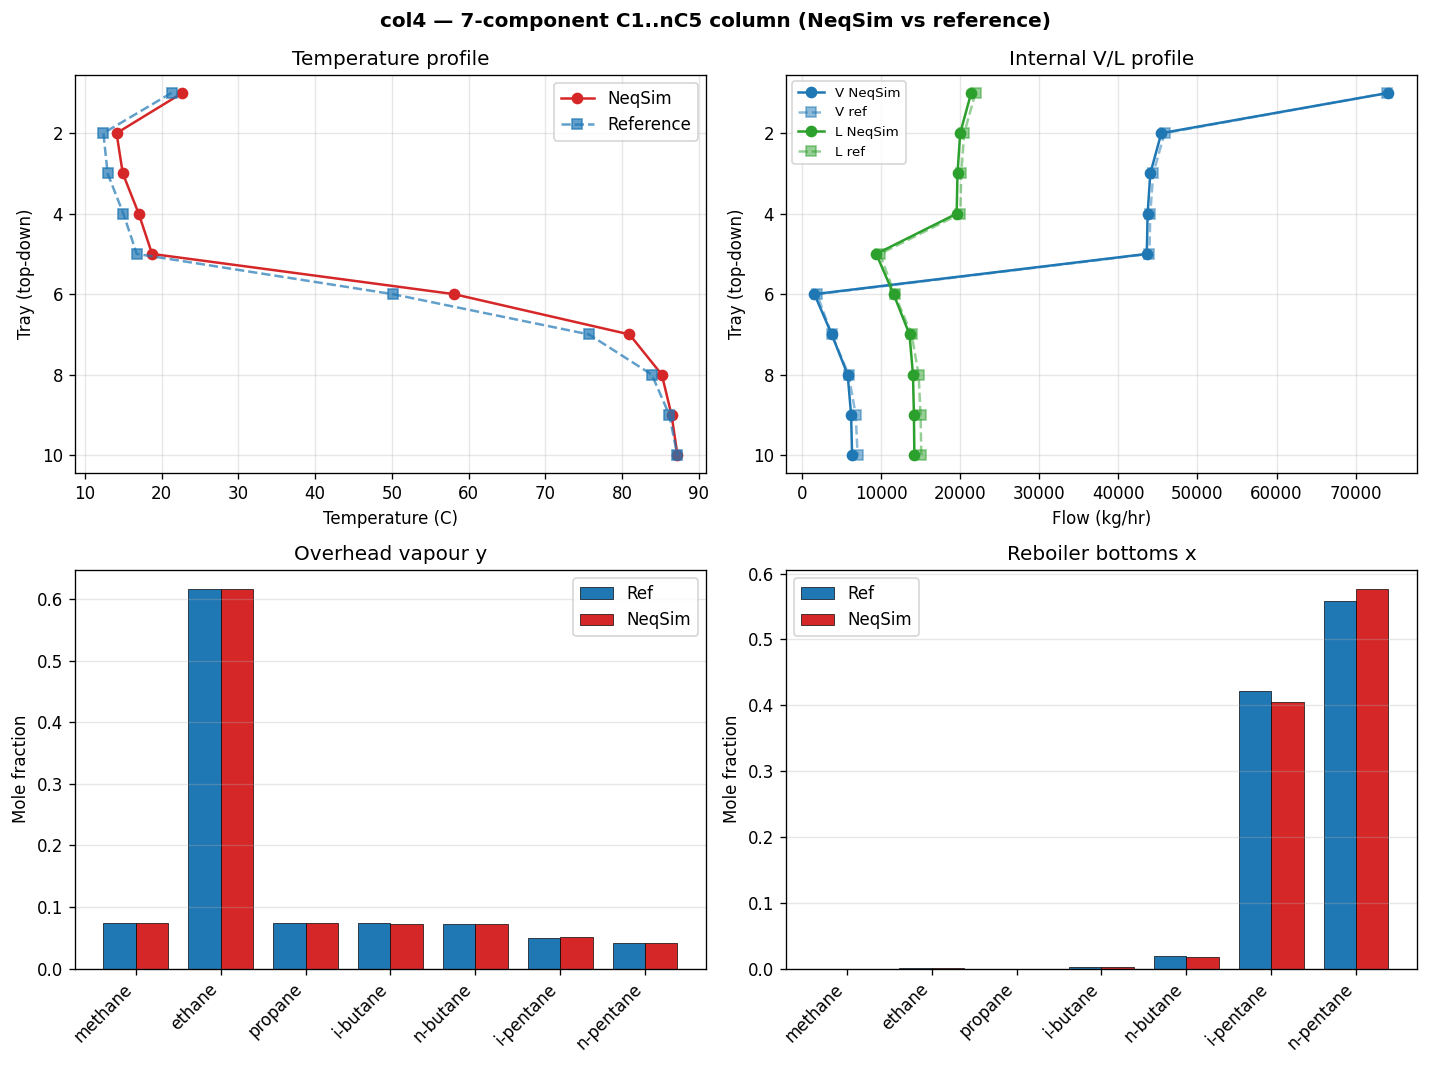

Write the Python code that produced this figure.
"""column4.py — 7-component multicomponent column test.

Same column geometry / pressure profile as column2.py, but the top feed is
now a 7-component equimolar mix (methane .. n-pentane, 1/7 each) instead of
pure n-pentane. Main feed is still pure ethane. Reboiler T = 88.05 C.

All pressures in the COLUMN / FEED dictionaries are stored in barG and are
converted to barA internally with +1.01325 before being passed to NeqSim.

Run:
    python examples/notebooks/column4.py
    python examples/notebooks/column4.py --no-show
"""

from __future__ import annotations

import argparse
import os
import sys
from pathlib import Path

import matplotlib.pyplot as plt
import numpy as np


# ---------------------------------------------------------------------------
# Repo bootstrap
# ---------------------------------------------------------------------------
def find_repo_root() -> Path:
    env = os.environ.get("NEQSIM_PROJECT_ROOT")
    if env and (Path(env) / "pom.xml").exists():
        return Path(env)
    here = Path(__file__).resolve()
    for candidate in [here.parent] + list(here.parents):
        if (candidate / "pom.xml").exists() and (candidate / "devtools" / "neqsim_dev_setup.py").exists():
            return candidate
    for guess in [Path("/workspaces/neqsim")]:
        if (guess / "pom.xml").exists():
            return guess
    raise FileNotFoundError(
        "Could not locate NeqSim repo root; set NEQSIM_PROJECT_ROOT.")


REPO_ROOT = find_repo_root()
sys.path.insert(0, str(REPO_ROOT / "devtools"))

from neqsim_dev_setup import neqsim_init, neqsim_classes  # noqa: E402
import jpype  # noqa: E402

ns = neqsim_init(project_root=REPO_ROOT)
ns = neqsim_classes(ns)

SystemSrkEos = ns.SystemSrkEos
SystemPrEos = jpype.JClass("neqsim.thermo.system.SystemPrEos")
SystemPrEos1978 = jpype.JClass("neqsim.thermo.system.SystemPrEos1978")
SystemSrkEosvolcor = jpype.JClass("neqsim.thermo.system.SystemSrkEosvolcor")
SystemPrEosvolcor = jpype.JClass("neqsim.thermo.system.SystemPrEosvolcor")
Stream = ns.Stream
DistillationColumn = ns.DistillationColumn
SolverType = jpype.JClass(
    "neqsim.process.equipment.distillation.DistillationColumn$SolverType")

EOS_CLASSES = {
    "srk":            SystemSrkEos,
    "srk-volcor":     SystemSrkEosvolcor,
    "srk-peneloux":   jpype.JClass("neqsim.thermo.system.SystemSrkPenelouxEos"),
    "srk-twu":        jpype.JClass("neqsim.thermo.system.SystemSrkTwuCoonEos"),
    "srk-twu-stat":   jpype.JClass("neqsim.thermo.system.SystemSrkTwuCoonStatoilEos"),
    "srk-schwartz":   jpype.JClass("neqsim.thermo.system.SystemSrkSchwartzentruberEos"),
    "pr":             SystemPrEos,
    "pr-volcor":      SystemPrEosvolcor,
    "pr78":           SystemPrEos1978,
}

EOS_NAME = "srk"
USE_VOL_CORR = True
USE_MULTIPHASE = True
MIXING_RULE = "classic"


# ---------------------------------------------------------------------------
# Inputs
# ---------------------------------------------------------------------------
COMPS = ["methane", "ethane", "propane", "i-butane", "n-butane",
         "i-pentane", "n-pentane"]

SOLVER_NAME = "NAPHTALI_SANDHOLM"
WARM_START_T = False  # pin every tray T to REF['T_C'] (overridden by --warm-start)

MAIN_FEED = {
    "name": "main feed (ethane)",
    "z": {"ethane": 1.0},
    "flow_kmol_hr": 1059.40430981003,
    "temperature_C": 77.0000001251743,
    "pressure_barg": 4.2,
}

TOP_FEED = {
    "name": "top feed (equimolar C1..nC5)",
    "z": {c: 1.0 / 7.0 for c in COMPS},
    "flow_kmol_hr": 1000.0,
    "temperature_C": 32.14,
    "pressure_barg": 3.7,
}

COLUMN = {
    "n_trays": 10,
    "main_feed_tray_topdown": 5,
    "top_feed_tray_topdown": 1,
    "top_pressure_barg": 4.00,
    "bottom_pressure_barg": 4.05,
    "reboiler_temperature_C": 88.05,
    "tray_efficiency_default": 1.0,
    "reboiler_efficiency": 1.0,
    # Optional partial condenser (set has_condenser=True to enable).
    "has_condenser": False,
    "condenser_temperature_C": 21.27,
}

ATM = 1.01325  # barG -> barA conversion offset

# UniSim / reference (top-down trays 1..10)
REF = {
    # Pressures are in barG (column runs 4.00..4.05 barG -> 5.01..5.06 barA).
    "P_barg": [
        4.00000000000000, 4.00555555555556, 4.01111111111111,
        4.01666666666667, 4.02222222222222, 4.02777777777778,
        4.03333333333333, 4.03888888888889, 4.04444444444444,
        4.05000000000000,
    ],
    "T_C": [
        21.2749178331680, 12.3945907771609, 12.9425994011545,
        14.9947113151709, 16.7454538622382, 50.1335812771740,
        75.7025218492682, 83.9059142657383, 86.1753536599182,
        87.2214626696752,
    ],
    "V_kg_hr": [
        74008.5523624094, 45834.0219054384, 44404.2088989004,
        44033.4369036980, 43922.2964748318, 1898.60245896008,
        3752.85327417567, 5901.51410401078, 6787.45954466968,
        7032.51690566189,
    ],
    "L_kg_hr": [
        21934.0129390251, 20504.1999324871, 20133.4279372846,
        20022.2875084185, 9854.77569125498, 11709.0265064706,
        13857.6873363057, 14743.6327769646, 14988.6901379568,
        15082.5895378021,
    ],
    # Mole fractions in component order: C1..nC5
    "y_top": [
        0.073309694767772, 0.616960714136994, 7.33096220661988e-002,
        7.31827732063146e-002, 7.22445086719427e-002, 4.93741528530644e-002,
        4.16185342977135e-002,
    ],
    "x_bot": [
        1.08569588192724e-018, 2.15899905392992e-005, 1.27950427844865e-006,
        2.23374369740334e-003, 1.87466392691616e-002, 0.421251245903268,
        0.557745501635349,
    ],
}


# ---------------------------------------------------------------------------
# Helpers
# ---------------------------------------------------------------------------
def unisim_tray_to_ns_stage(k_topdown: int, n_trays: int) -> int:
    return n_trays + 1 - int(k_topdown)


def build_base_fluid():
    cls = EOS_CLASSES[EOS_NAME]
    fluid = cls(298.15, 1.0)
    for c in COMPS:
        fluid.addComponent(c, 1.0e-10)
    fluid.setMixingRule(MIXING_RULE)
    fluid.setMultiPhaseCheck(bool(USE_MULTIPHASE))
    fluid.useVolumeCorrection(bool(USE_VOL_CORR))
    fluid.init(0)
    return fluid


def make_stream(base, feed):
    P_bara = float(feed["pressure_barg"]) + ATM
    f = base.clone()
    f.setTemperature(feed["temperature_C"], "C")
    f.setPressure(P_bara, "bara")
    z = []
    for c in COMPS:
        z.append(max(float(feed["z"].get(c, 0.0)), 1e-30))
    s_sum = sum(z)
    z = [v / s_sum for v in z]
    f.setMolarComposition(z)
    f.init(0)
    s = Stream(feed["name"], f)
    s.setTemperature(feed["temperature_C"], "C")
    s.setPressure(P_bara, "bara")
    s.setFlowRate(float(feed["flow_kmol_hr"]), "kmole/hr")
    s.run()
    return s


def build_column(main_feed, top_feed):
    n_trays = int(COLUMN["n_trays"])
    has_cond = bool(COLUMN.get("has_condenser", False))
    col = DistillationColumn("col4", n_trays, True, has_cond)
    main_ns = unisim_tray_to_ns_stage(
        COLUMN["main_feed_tray_topdown"], n_trays)
    top_ns = unisim_tray_to_ns_stage(COLUMN["top_feed_tray_topdown"], n_trays)
    col.addFeedStream(main_feed, main_ns)
    col.addFeedStream(top_feed,  top_ns)

    P_top = float(COLUMN["top_pressure_barg"]) + ATM
    P_bot = float(COLUMN["bottom_pressure_barg"]) + ATM
    col.setTopPressure(P_top)
    if n_trays >= 2:
        P_bot_eff = P_top + (P_bot - P_top) * (n_trays / (n_trays - 1.0))
    else:
        P_bot_eff = P_bot
    col.setBottomPressure(P_bot_eff)

    col.getReboiler().setOutTemperature(
        273.15 + COLUMN["reboiler_temperature_C"])
    if has_cond:
        col.getCondenser().setOutTemperature(
            273.15 + float(COLUMN["condenser_temperature_C"]))

    col.setMurphreeEfficiency(float(COLUMN["tray_efficiency_default"]))
    col.setMurphreeEfficiency(0, float(COLUMN["reboiler_efficiency"]))

    # Optional warm start: seed every tray T with the reference profile so the
    # NS solver's Newton initializer starts near the correct basin. Unlike
    # setOutTemperature (which pins T as a MESH constraint), setSeedTemperature
    # only provides an initial guess — T remains a free Newton variable, so
    # the energy balance and flows are still self-consistent.
    if WARM_START_T:
        n = n_trays
        for k in range(1, n + 1):              # k=1 top .. k=n bottom (UniSim)
            ns_stage = n + 1 - k               # NS index for trays 1..n
            t_ref_K = 273.15 + float(REF["T_C"][k - 1])
            col.setSeedTemperature(ns_stage, t_ref_K)

    col.setSolverType(SolverType.valueOf(SOLVER_NAME))
    col.setMaxNumberOfIterations(500)
    return col, main_ns, top_ns


# ---------------------------------------------------------------------------
# Main
# ---------------------------------------------------------------------------
def main():
    ap = argparse.ArgumentParser(description=__doc__)
    ap.add_argument("--no-show", action="store_true")
    ap.add_argument("--out", default=str(Path(__file__).with_suffix(".png")))
    ap.add_argument("--solver", default="NAPHTALI_SANDHOLM",
                    choices=["NAPHTALI_SANDHOLM", "DAMPED", "SEQUENTIAL",
                            "INSIDE_OUT"],
                    help="Distillation solver type")
    ap.add_argument("--warm-start", action="store_true",
                    help="Seed every tray T with REF['T_C'] (guess only)")
    ap.add_argument("--eos", default="srk", choices=list(EOS_CLASSES.keys()))
    ap.add_argument("--no-vol-corr", action="store_true",
                    help="Disable Peneloux volume correction")
    ap.add_argument("--no-multiphase", action="store_true",
                    help="Disable multi-phase check")
    ap.add_argument("--mixing-rule", default="classic",
                    help="Mixing rule name passed to setMixingRule()")
    ap.add_argument("--tag", default="", help="Tag appended to output PNG")
    args = ap.parse_args()
    global WARM_START_T, EOS_NAME, USE_VOL_CORR, USE_MULTIPHASE, MIXING_RULE
    WARM_START_T = bool(args.warm_start)
    EOS_NAME = args.eos
    USE_VOL_CORR = not args.no_vol_corr
    USE_MULTIPHASE = not args.no_multiphase
    MIXING_RULE = args.mixing_rule
    if args.tag:
        out_path = Path(args.out)
        args.out = str(out_path.with_name(out_path.stem + "_" + args.tag + out_path.suffix))

    base = build_base_fluid()
    main_feed = make_stream(base, MAIN_FEED)
    top_feed = make_stream(base, TOP_FEED)

    print(f"\n=== EOS={EOS_NAME}  volcor={USE_VOL_CORR}  multiphase={USE_MULTIPHASE}  "
          f"mixing={MIXING_RULE}  warm_start={WARM_START_T}  solver={args.solver} ===")
    print("\nFeed streams")
    print(f"  Main feed  : {MAIN_FEED['flow_kmol_hr']:>12.4f} kmol/hr  ethane "
          f"@ {MAIN_FEED['temperature_C']:.2f} C, "
          f"{MAIN_FEED['pressure_barg']:.4f} barG")
    print(f"  Top feed   : {TOP_FEED['flow_kmol_hr']:>12.4f} kmol/hr  "
          f"equimolar C1..nC5 @ {TOP_FEED['temperature_C']:.2f} C, "
          f"{TOP_FEED['pressure_barg']:.4f} barG")

    global SOLVER_NAME
    SOLVER_NAME = args.solver
    col, main_ns, top_ns = build_column(main_feed, top_feed)
    print(f"\nColumn: {COLUMN['n_trays']} trays + reboiler, "
          f"main feed -> NS stage {main_ns}, top feed -> NS stage {top_ns}")
    print(f"  P_top={COLUMN['top_pressure_barg']:.4f} barG, "
          f"P_bot={COLUMN['bottom_pressure_barg']:.4f} barG")
    print(f"  Reboiler T = {COLUMN['reboiler_temperature_C']:.2f} C")
    print(f"  Solver = {SOLVER_NAME}")

    col.run()

    try:
        iters = int(col.getLastIterationCount())
        converged = bool(col.solved())
    except Exception:
        iters, converged = None, None
    print(f"\nConvergence : iters={iters}, converged={converged}")

    top = col.getGasOutStream()
    bot = col.getLiquidOutStream()
    top.run()
    bot.run()

    # --- Per-tray profile -------------------------------------------------
    n_trays = int(COLUMN["n_trays"])
    Ts, Vs, Ls, Ps = [], [], [], []
    print("\nPer-tray profile (top-down)  NeqSim vs reference")
    print(f"  {'k':>3} {'NS':>3}  "
          f"{'T_ns':>7} {'T_ref':>7} {'dT':>6}  "
          f"{'P_ns':>8} {'P_ref':>8}  "
          f"{'V_ns':>10} {'V_ref':>10} {'dV%':>7}  "
          f"{'L_ns':>10} {'L_ref':>10} {'dL%':>7}")
    for k in range(1, n_trays + 1):
        nsst = unisim_tray_to_ns_stage(k, n_trays)
        tray = col.getTray(nsst)
        f = tray.getFluid()
        T = float(f.getTemperature("C"))
        P_barg = float(f.getPressure("bara")) - ATM
        try:
            V = float(tray.getGasOutStream().getFluid().getFlowRate("kg/hr"))
        except Exception:
            V = float("nan")
        try:
            L = float(tray.getLiquidOutStream().getFluid().getFlowRate("kg/hr"))
        except Exception:
            L = float("nan")
        T_r = REF["T_C"][k - 1]
        V_r = REF["V_kg_hr"][k - 1]
        L_r = REF["L_kg_hr"][k - 1]
        P_r = REF["P_barg"][k - 1]
        dT = T - T_r
        dV = 100.0 * (V - V_r) / V_r if V_r else float("nan")
        dL = 100.0 * (L - L_r) / L_r if L_r else float("nan")
        print(f"  {k:>3} {nsst:>3}  "
              f"{T:>7.2f} {T_r:>7.2f} {dT:>+6.2f}  "
              f"{P_barg:>8.4f} {P_r:>8.4f}  "
              f"{V:>10.1f} {V_r:>10.1f} {dV:>+7.1f}  "
              f"{L:>10.1f} {L_r:>10.1f} {dL:>+7.1f}")
        Ts.append(T)
        Vs.append(V)
        Ls.append(L)
        Ps.append(P_barg)

    # T/V/L deviations
    def rms(a):
        a = np.asarray(a, dtype=float)
        return float(np.sqrt(np.mean(a * a)))

    dT_arr = [Ts[i] - REF["T_C"][i] for i in range(n_trays)]
    dV_arr = [Vs[i] - REF["V_kg_hr"][i] for i in range(n_trays)]
    dL_arr = [Ls[i] - REF["L_kg_hr"][i] for i in range(n_trays)]
    print(f"\n  T: max |dT| = {max(abs(d) for d in dT_arr):.2f} C, "
          f"RMS = {rms(dT_arr):.2f} C")
    print(f"  V: max |dV| = {max(abs(d) for d in dV_arr):.1f} kg/hr, "
          f"RMS = {rms(dV_arr):.1f} kg/hr")
    print(f"  L: max |dL| = {max(abs(d) for d in dL_arr):.1f} kg/hr, "
          f"RMS = {rms(dL_arr):.1f} kg/hr")

    # --- Composition comparison ------------------------------------------
    y_neq = list(top.getFluid().getMolarComposition())
    x_neq = list(bot.getFluid().getMolarComposition())
    print("\nProduct composition (mole fraction)")
    print(f"  {'comp':<10} {'y_ref':>13} {'y_neq':>13} {'dy':>12}   "
          f"{'x_ref':>13} {'x_neq':>13} {'dx':>12}")
    print("  " + "-" * 92)
    max_dy = max_dx = 0.0
    sse_y = sse_x = 0.0
    for i, c in enumerate(COMPS):
        yr = REF["y_top"][i]
        xr = REF["x_bot"][i]
        yn = float(y_neq[i])
        xn = float(x_neq[i])
        dy = yn - yr
        dx = xn - xr
        max_dy = max(max_dy, abs(dy))
        max_dx = max(max_dx, abs(dx))
        sse_y += dy * dy
        sse_x += dx * dx
        print(f"  {c:<10} {yr:>13.5e} {yn:>13.5e} {dy:>+12.3e}   "
              f"{xr:>13.5e} {xn:>13.5e} {dx:>+12.3e}")
    rms_y = (sse_y / len(COMPS)) ** 0.5
    rms_x = (sse_x / len(COMPS)) ** 0.5
    print("  " + "-" * 92)
    print(f"  vapour: max |dy| = {max_dy:.3e}, RMS = {rms_y:.3e}")
    print(f"  liquid: max |dx| = {max_dx:.3e}, RMS = {rms_x:.3e}")

    # --- Plots ------------------------------------------------------------
    trays_td = list(range(1, n_trays + 1))
    fig, axes = plt.subplots(2, 2, figsize=(12, 9))

    ax = axes[0, 0]
    ax.plot(Ts, trays_td, "o-", label="NeqSim", color="tab:red")
    ax.plot(REF["T_C"], trays_td, "s--", label="Reference",
            color="tab:blue", alpha=0.7)
    ax.invert_yaxis()
    ax.set_xlabel("Temperature (C)")
    ax.set_ylabel("Tray (top-down)")
    ax.set_title("Temperature profile")
    ax.legend()
    ax.grid(True, alpha=0.3)

    ax = axes[0, 1]
    ax.plot(Vs, trays_td, "o-", color="tab:blue", label="V NeqSim")
    ax.plot(REF["V_kg_hr"], trays_td, "s--", color="tab:blue",
            alpha=0.5, label="V ref")
    ax.plot(Ls, trays_td, "o-", color="tab:green", label="L NeqSim")
    ax.plot(REF["L_kg_hr"], trays_td, "s--", color="tab:green",
            alpha=0.5, label="L ref")
    ax.invert_yaxis()
    ax.set_xlabel("Flow (kg/hr)")
    ax.set_ylabel("Tray (top-down)")
    ax.set_title("Internal V/L profile")
    ax.legend(fontsize=8)
    ax.grid(True, alpha=0.3)

    x_idx = np.arange(len(COMPS))
    width = 0.38
    ax = axes[1, 0]
    ax.bar(x_idx - width / 2, REF["y_top"], width, label="Ref",
           color="tab:blue", edgecolor="black", lw=0.4)
    ax.bar(x_idx + width / 2, [float(v) for v in y_neq], width,
           label="NeqSim", color="tab:red", edgecolor="black", lw=0.4)
    ax.set_xticks(x_idx)
    ax.set_xticklabels(COMPS, rotation=45, ha="right")
    ax.set_ylabel("Mole fraction")
    ax.set_title("Overhead vapour y")
    ax.legend()
    ax.grid(True, axis="y", alpha=0.3)

    ax = axes[1, 1]
    ax.bar(x_idx - width / 2, REF["x_bot"], width, label="Ref",
           color="tab:blue", edgecolor="black", lw=0.4)
    ax.bar(x_idx + width / 2, [float(v) for v in x_neq], width,
           label="NeqSim", color="tab:red", edgecolor="black", lw=0.4)
    ax.set_xticks(x_idx)
    ax.set_xticklabels(COMPS, rotation=45, ha="right")
    ax.set_ylabel("Mole fraction")
    ax.set_title("Reboiler bottoms x")
    ax.legend()
    ax.grid(True, axis="y", alpha=0.3)

    fig.suptitle("col4 — 7-component C1..nC5 column (NeqSim vs reference)",
                 fontweight="bold")
    fig.tight_layout()
    fig.savefig(args.out, dpi=120, bbox_inches="tight")
    print(f"\nPlot saved to: {args.out}")
    if not args.no_show:
        plt.show()


if __name__ == "__main__":
    main()
